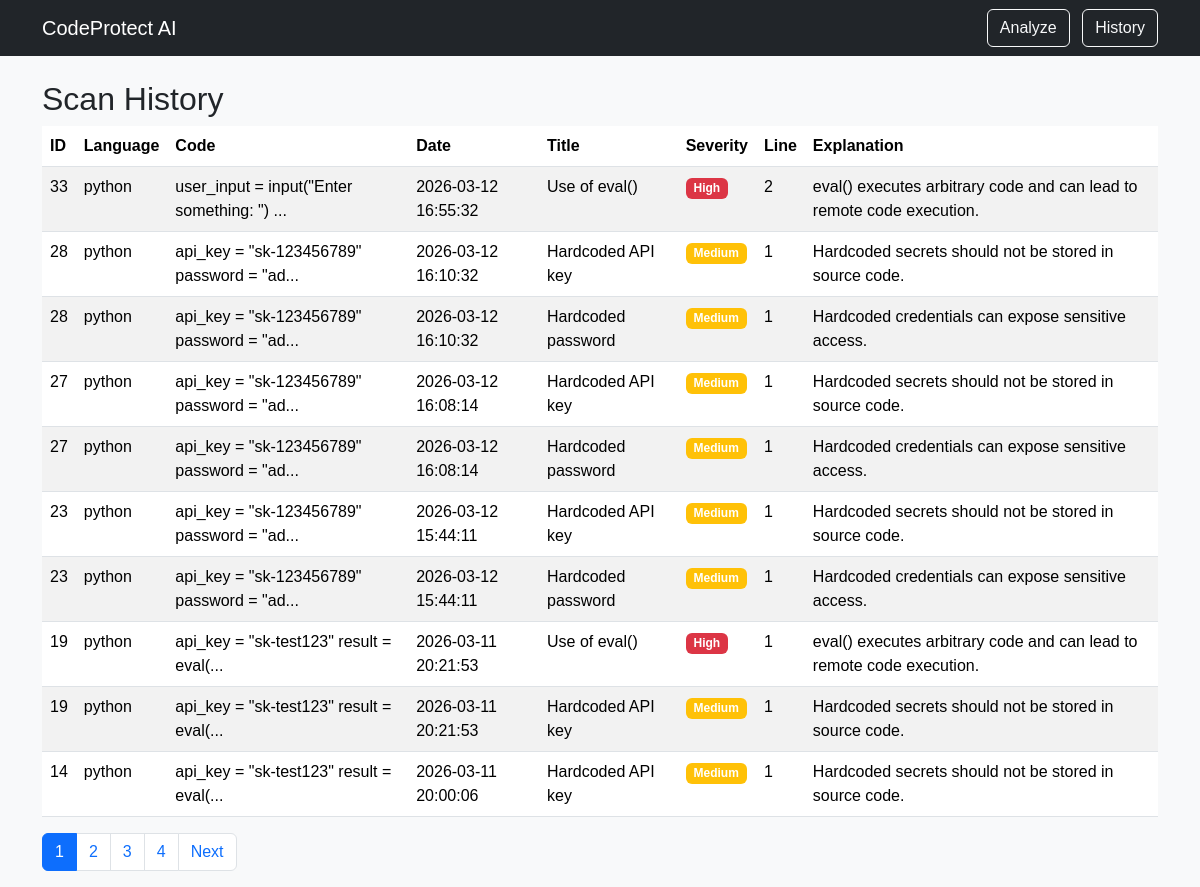
Before: /history with the older database file.
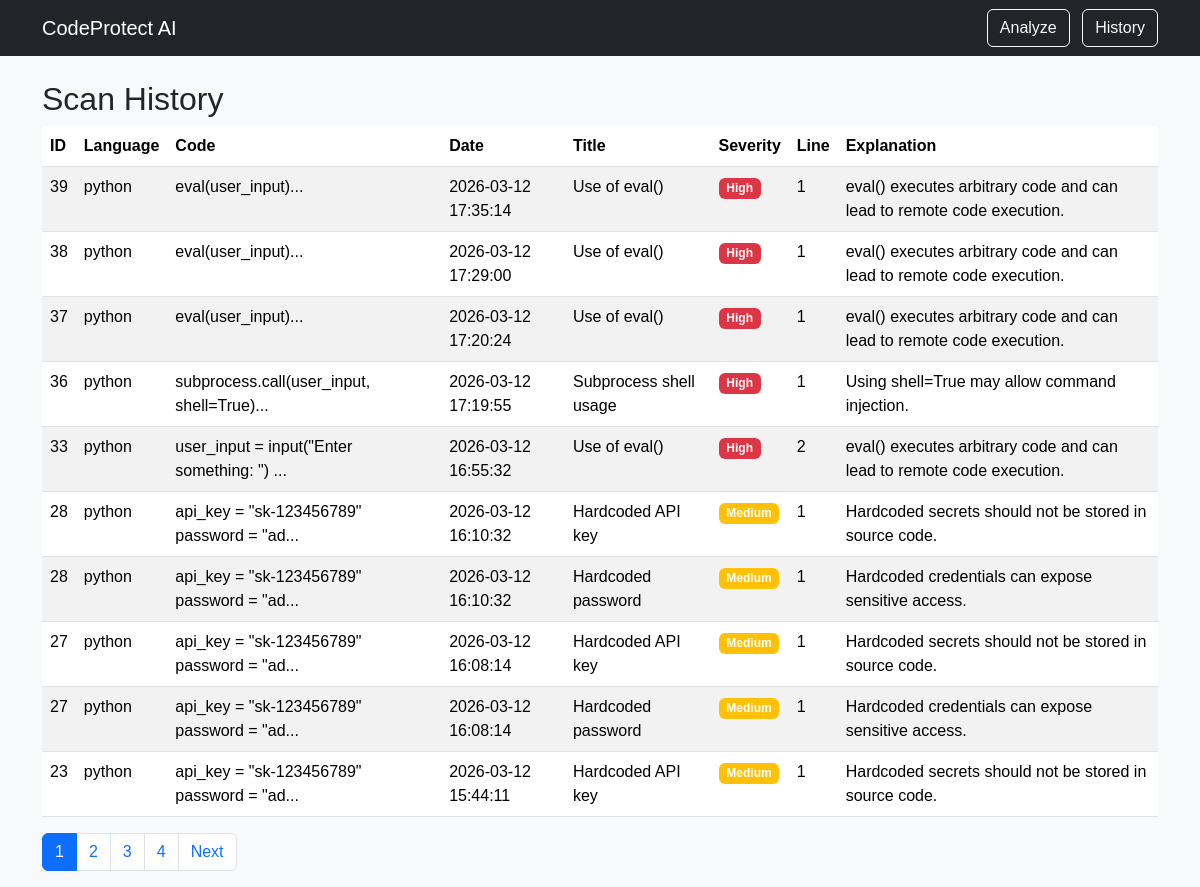
After: the same page with the newer database file.
### tables this page shows
CREATE TABLE findings (
    id INTEGER PRIMARY KEY AUTOINCREMENT,
    scan_id INTEGER NOT NULL,
    title TEXT NOT NULL,
    severity TEXT NOT NULL,
    line INTEGER,
    explanation TEXT NOT NULL,
    FOREIGN KEY(scan_id) REFERENCES scans(id)
);

CREATE TABLE scans (
    id INTEGER PRIMARY KEY AUTOINCREMENT,
    language TEXT NOT NULL,
    code TEXT NOT NULL,
    created_at TIMESTAMP DEFAULT CURRENT_TIMESTAMP
);

### app.py (the view)
@app.route("/history", methods=["GET"])
def history():
    page = request.args.get("page", 1, type=int)
    per_page = 10
    offset = (page - 1) * per_page
    db = sqlite3.connect("scans.db")
    cursor = db.cursor()
    cursor.execute(
        "SELECT COUNT(*) FROM scans JOIN findings ON scans.id = findings.scan_id"
    )
    total_rows = cursor.fetchone()[0]
    cursor.execute(
        "SELECT * FROM scans JOIN findings ON scans.id = findings.scan_id ORDER BY created_at DESC LIMIT ? OFFSET ?",
        (per_page, offset),
    )
    history = cursor.fetchall()
    db.close()
    total_pages = math.ceil(total_rows / per_page)
    return render_template(
        "history.html", history=history, page=page, total_pages=total_pages
    )

### templates/history.html (shortened to what this page needs)
{% extends "base.html" %}
{% block content %}
<h2>Scan History</h2>
<table class="table table-striped">
<thead>
    <tr>
    <th>ID</th>
    <th>Language</th>
    <th>Code</th>
    <th>Date</th>
    <th>Title</th>
    <th>Severity</th>
    <th>Line</th>
    <th>Explanation</th>
    </tr>
</thead>
<tbody>
    {% for finding in history %}
        <tr>
        <td>{{ finding[0] }}</td>
        <td>{{ finding[1] }}</td>
        <td>{{ finding[2][:40] }}...</td>
        <td>{{ finding[3] }}</td>
        <td>{{ finding[6] }}</td>
        <td>
        <span class="badge
        {% if finding[7] == 'High' %}bg-danger
        {% elif finding[7] == 'Medium' %}bg-warning
        {% else %}bg-secondary
        {% endif %}">
        {{ finding[7] }}
        </span>
        </td>
        <td>{{ finding[8] }}</td>
        <td>{{ finding[9] }}</td>
        </tr>
    {% endfor %}
</tbody>
</table>
<nav>
    <ul class="pagination">
    {% for p in range(1, total_pages + 1) %}
        <li class="page-item {% if p == page %}active{% endif %}">
        <a class="page-link" href="/history?page={{ p }}">{{ p }}</a>
        </li>
    {% endfor %}
    {% if page < total_pages %}
        <li class="page-item">
        <a class="page-link" href="/history?page={{ page+1 }}">Next</a>
        </li>
    {% endif %}
    </ul>
</nav>
{% endblock %}

### templates/base.html (shortened to what this page needs)
<!DOCTYPE html>
<html lang="en">
<head>
<link href="https://cdn.jsdelivr.net/npm/bootstrap@5.3.2/dist/css/bootstrap.min.css" rel="stylesheet">
<link rel="stylesheet" href="{{ url_for('static', filename='styles.css') }}">
</head>
<body class="bg-light">
<nav class="navbar navbar-dark bg-dark mb-4">
    <div class="container">
        <a class="navbar-brand" href="/">CodeProtect AI</a>
        <div>
            <a class="btn btn-outline-light me-2" href="/">Analyze</a>
            <a class="btn btn-outline-light" href="/history">History</a>
        </div>
    </div>
</nav>
<div class="container">
{% block content %}
{% endblock %}
</div>
</body>
</html>

### static/styles.css (style rules this page uses)
body { font-family: Arial, sans-serif; }

Changed rows visible on the page:
no longer on this page (row unchanged): findings: finding "23", language "python", code "api_key = \"sk-123456789\" password = \"ad", created_at "2026-03-12 15:44:11", title "Hardcoded password", severity "Medium", line "1", explanation "Hardcoded credentials can expose sensitive access."
no longer on this page (row unchanged): findings: finding "19", language "python", code "api_key = \"sk-test123\" result = eval(", created_at "2026-03-11 20:21:53", title "Use of eval()", severity "High", line "1", explanation "eval() executes arbitrary code and can lead to remote code execution."
no longer on this page (row unchanged): findings: finding "19", language "python", code "api_key = \"sk-test123\" result = eval(", created_at "2026-03-11 20:21:53", title "Hardcoded API key", severity "Medium", line "1", explanation "Hardcoded secrets should not be stored in source code."
no longer on this page (row unchanged): findings: finding "14", language "python", code "api_key = \"sk-test123\" result = eval(", created_at "2026-03-11 20:00:06", title "Hardcoded API key", severity "Medium", line "1", explanation "Hardcoded secrets should not be stored in source code."
added findings: finding "39", language "python", code "eval(user_input)", created_at "2026-03-12 17:35:14", title "Use of eval()", severity "High", line "1", explanation "eval() executes arbitrary code and can lead to remote code execution."
added findings: finding "38", language "python", code "eval(user_input)", created_at "2026-03-12 17:29:00", title "Use of eval()", severity "High", line "1", explanation "eval() executes arbitrary code and can lead to remote code execution."
added findings: finding "37", language "python", code "eval(user_input)", created_at "2026-03-12 17:20:24", title "Use of eval()", severity "High", line "1", explanation "eval() executes arbitrary code and can lead to remote code execution."
added findings: finding "36", language "python", code "subprocess.call(user_input, shell=True)", created_at "2026-03-12 17:19:55", title "Subprocess shell usage", severity "High", line "1", explanation "Using shell=True may allow command injection."
